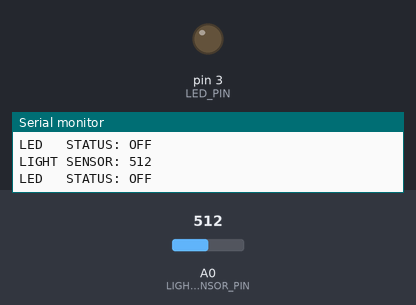
Recording of a program running on a simulated Arduino Uno, built with avr-gcc and run on an emulated ATmega328P. Parts: output pins drawn as LEDs (lit = HIGH), the last lines printed to the serial monitor. Inputs (shaded band) come from the test bench; at power-on: A0 (LIGHT_SENSOR_PIN) = 512.

Above: at 1.2 s.
1.3 s: A0 (LIGHT_SENSOR_PIN) set to 485
At 2.3 s:
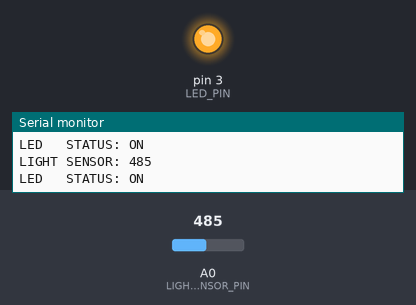
2.8 s: A0 (LIGHT_SENSOR_PIN) set to 511
At 3.4 s:
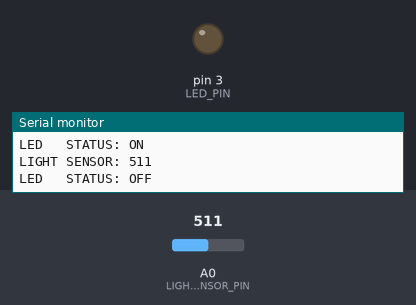
4.3 s: A0 (LIGHT_SENSOR_PIN) set to 306
At 4.6 s:
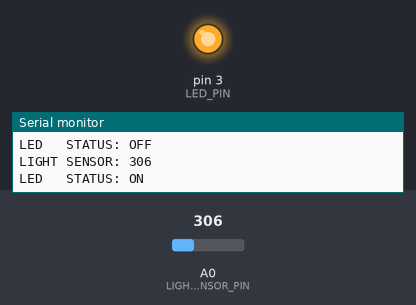
Timing chart, 0 to 7.3 s (numbered marks = the images above; inputs shaded):
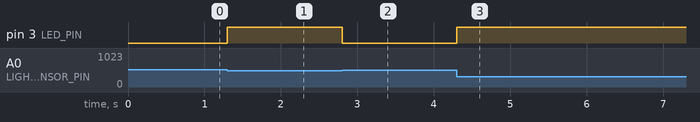

The program:

main.cpp
```cpp
#include <Arduino.h>

const int LED_PIN = 3;
const int LIGHT_SENSOR_PIN = A0;
const int LED_ACTIVATION_VALUE = 500;
const int SERIAL_OUTPUT_FREQUENCY = 500;
unsigned long prevMillis;

void setup()
{
  Serial.begin(9600);
  pinMode(LED_PIN, OUTPUT);
  prevMillis = millis();
}

void loop()
{
  int lightReading = analogRead(LIGHT_SENSOR_PIN);
  bool ledOn = lightReading < LED_ACTIVATION_VALUE;
  digitalWrite(LED_PIN, ledOn ? HIGH : LOW);
  if (millis() - prevMillis >= SERIAL_OUTPUT_FREQUENCY)
  {
    Serial.print("LIGHT SENSOR: ");
    Serial.println(lightReading);
    Serial.print("LED   STATUS: ");
    Serial.println(ledOn ? "ON" : "OFF");
    Serial.println();
    prevMillis = millis();
  }
}
```

Measured:
- the behaviour switches between 500 and 499 on A0 (LIGHT_SENSOR_PIN) (found by bisection; images 0 and 1)
- after the input at 1.3 s, pin 3 (LED_PIN): LOW → HIGH at once
- after the input at 2.8 s, pin 3 (LED_PIN): HIGH → LOW at once
- after the input at 4.3 s, pin 3 (LED_PIN): LOW → HIGH at once
